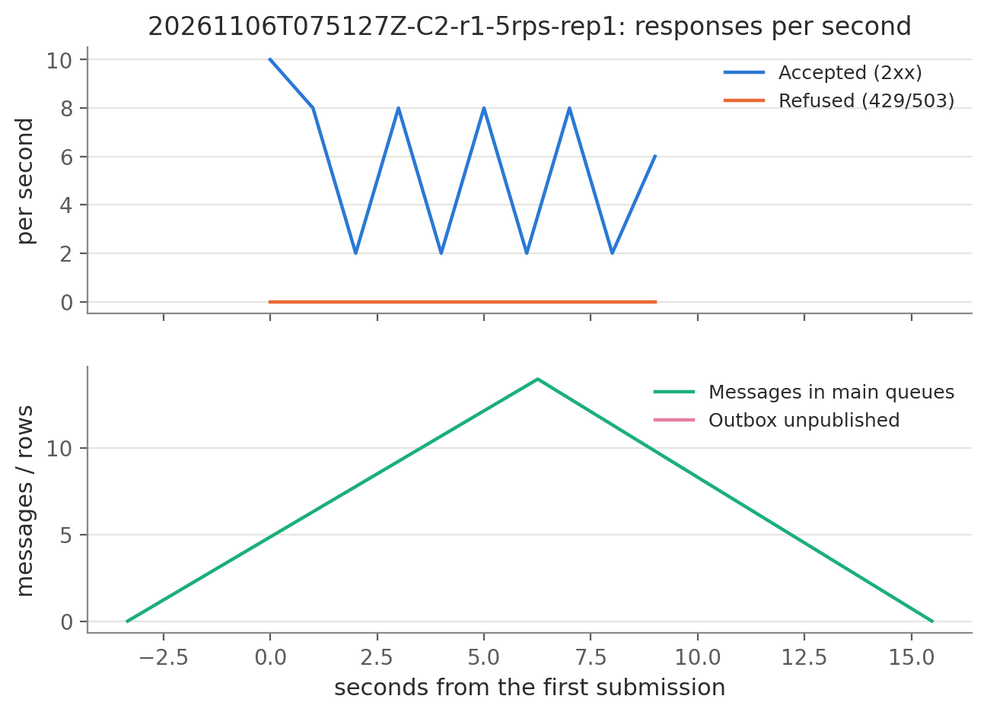
#> input picture tests/evidence/20261106T074827Z-reproduction/fig-20261106T075127Z-C2-r1-5rps-rep1.png, 987 x 715 px, shrunk from 1297 x 940 before the run
$ python stack_wide.py ../../tests/evidence/20261106T074827Z-reproduction/fig-20261106T075127Z-C2-r1-5rps-rep1.png ../../tests/evidence/20261106T074827Z-reproduction/fig-20261106T075127Z-C3-r1-5rps-rep1.png 5
#> lines starting #> are read from the running program, lines starting #| are printed output that depends on the picture
"""Re-pack a wide diagram (a row of separate boxes) into two rows, so it can be
printed larger. The boxes are found by the columns of pure background between
them; nothing inside a box is changed.

    python stack_wide.py <in.png> <out.png> [rows]
"""
import sys

from PIL import Image

src, dst = sys.argv[1], sys.argv[2]
rows = int(sys.argv[3]) if len(sys.argv) > 3 else 2
im = Image.open(src).convert("RGB")
w, h = im.size
#> w = 987; h = 715
bg = im.getpixel((0, 0))
#> bg = (255, 255, 255)
px = im.load()


def blank_col(x):
    return all(px[x, y] == bg for y in range(h))


# column groups separated by at least 12 blank columns
groups, start, gap = [], None, 0
for x in range(w):
    if blank_col(x):
        gap += 1
        if start is not None and gap >= 12:
            groups.append((start, x - gap + 1))
            start = None
    else:
        if start is None:
            start = x
        gap = 0
#> this loop made 987 passes
#> gap on passes 1 to 12: 1, 2, 3, 4, 5, 6, 7, 8, 9, 10, 11, 12
#> after the loop, groups = [(12, 975)]
if start is not None:
    groups.append((start, w))
crops = []
for a, b in groups:
    c = im.crop((a, 0, b, h))
    # trim blank rows top and bottom
    cp = c.load()
    ys = [y for y in range(h) if any(cp[x, y] != bg for x in range(c.size[0]))]
    crops.append(c.crop((0, min(ys), c.size[0], max(ys) + 1)))
#> this loop made 1 pass
#> pass 1, `c = im.crop((a, 0, b, h))`:
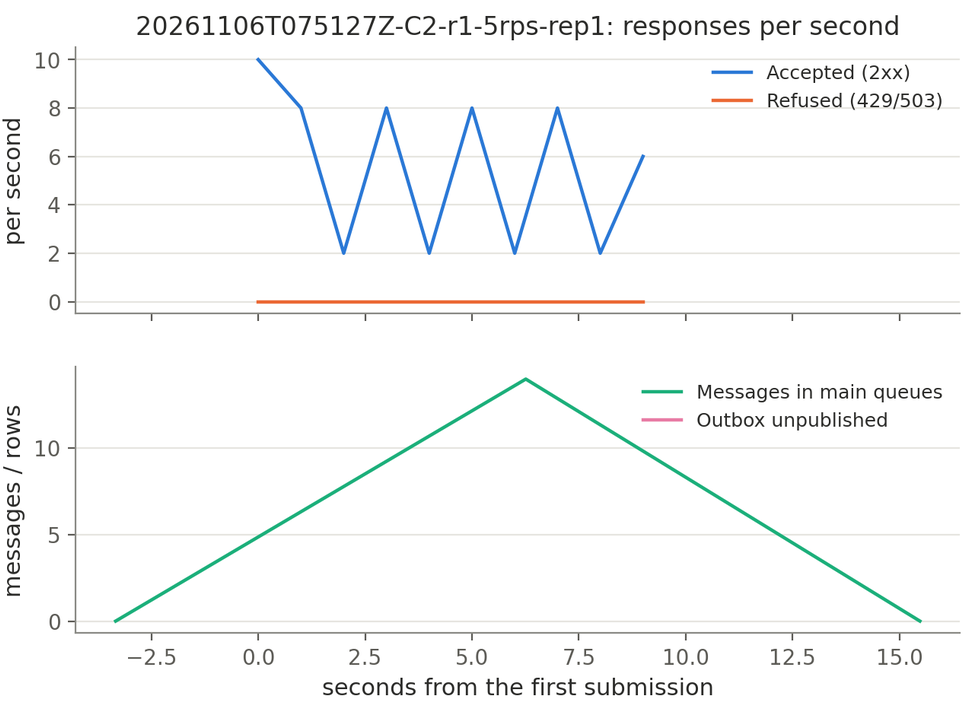
#> c: PIL image 963x715 RGB; mean R, G, B 247.6, 248.5, 248.5
#> after the loop, crops = 1 item
per_row = -(-len(crops) // rows)
#> per_row = 1
pad = 24
lines = [crops[i:i + per_row] for i in range(0, len(crops), per_row)]
#> lines = 1 item
W = max(sum(c.size[0] for c in ln) + pad * (len(ln) - 1) for ln in lines)
#> W = 963
H = sum(max(c.size[1] for c in ln) for ln in lines) + pad * (len(lines) - 1)
#> H = 685
out = Image.new("RGB", (W, H), bg)
#> out: PIL image 963x685 RGB; every value is 255
y = 0
for ln in lines:
    lw = sum(c.size[0] for c in ln) + pad * (len(ln) - 1)
    x = (W - lw) // 2
    for c in ln:
        out.paste(c, (x, y))
        x += c.size[0] + pad
    y += max(c.size[1] for c in ln) + pad
#> this loop made 1 pass
#> (lw, y) on pass 1: (963, 709)
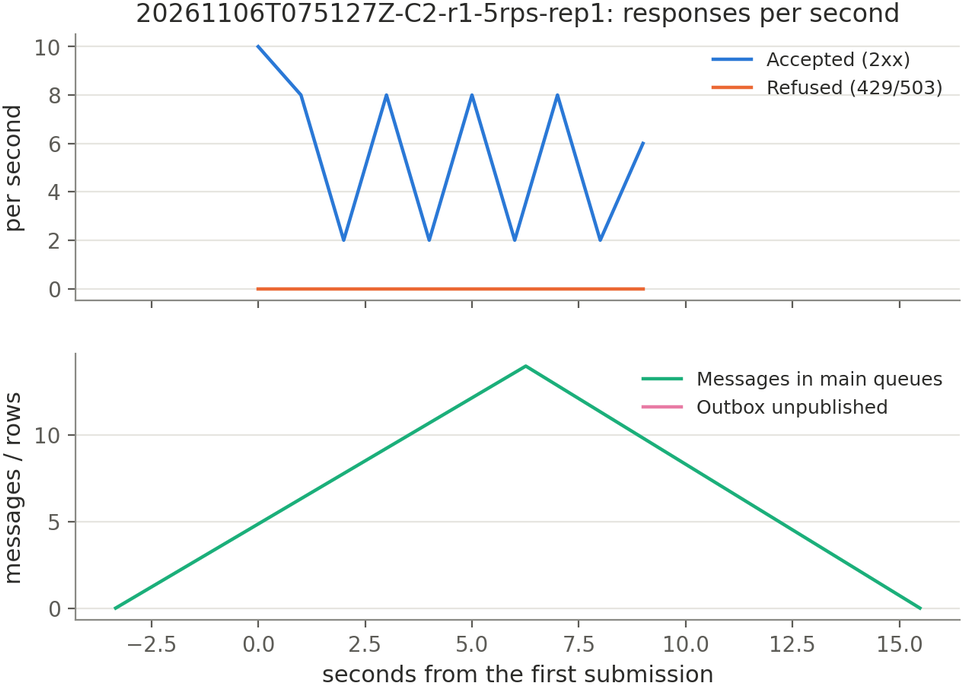
#> c: PIL image 963x685 RGB; mean R, G, B 247.3, 248.2, 248.3
#> after the loop, y = 709
out.save(dst)
print(f"{src}: {len(crops)} groups -> {len(lines)} rows, {w}x{h} -> {W}x{H}")
#| ../../tests/evidence/20261106T074827Z-reproduction/fig-20261106T075127Z-C2-r1-5rps-rep1.png: 1 groups -> 1 rows, 987x715 -> 963x685
